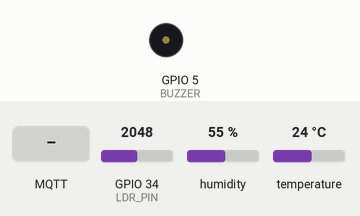
Simulated run of this sketch. Board: ESP32. Parts: buzzer (waves = sounding). The test bench sets the inputs (shaded band); at power-on: GPIO 34 (LDR_PIN) = 2048, humidity 55 %, temperature 24 °C. WiFi joins after 1.5 s; servers stay silent unless stated; no MQTT or app messages arrive unless stated; what the sketch prints to the serial monitor is not drawn.

Above: at 2.7 s.
2.8 s: MQTT message "1" arrives on the first subscribed topic
At 4.1 s:
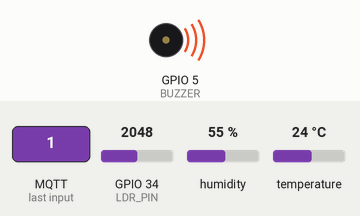
4.4 s: MQTT message "CSE-ADMIN-SCH-ON" arrives on the first subscribed topic
At 5.2 s:
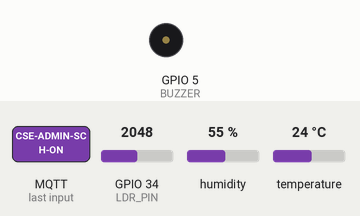
Timing chart, 0 to 7.4 s (numbered marks = the images above; inputs shaded):
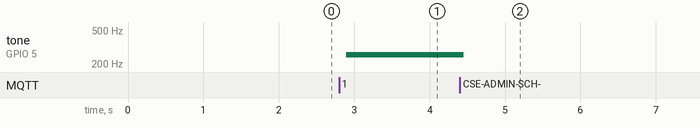

The sketch:

testing2.ino
```cpp
#include <WiFi.h>
#include <PubSubClient.h>
#include <DHTesp.h>
#include <NTPClient.h>
#include <WiFiUdp.h>

#define DHTPIN 12
#define BUZZER 5
#define LDR_PIN 34 // Analog pin for LDR

WiFiClient espClient;
PubSubClient mqttClient(espClient);
WiFiUDP ntpUDP;
NTPClient timeClient(ntpUDP);

char tempAr[6];
char lightAr[6];
DHTesp dhtSensor;
bool isScheduleON = false;
unsigned long scheduledOnTime;

// LDR variables
float ldrReadings[24]; // Store 24 readings (2 min / 5 sec = 24)
int ldrIndex = 0;
unsigned long lastLdrSample = 0;
unsigned long lastLdrPublish = 0;
int sampleInterval = 5000; // Default 5 seconds (in ms)
int sendInterval = 120000; // Default 2 minutes (in ms)
int ldrReadingCount = 0;

void setup() {
  Serial.begin(115200);
  setupWifi();
  setupMqtt();
  dhtSensor.setup(DHTPIN, DHTesp::DHT22);
  timeClient.begin();
  timeClient.setTimeOffset(5.5 * 3600);
  pinMode(BUZZER, OUTPUT);
  digitalWrite(BUZZER, LOW);
  pinMode(LDR_PIN, INPUT);
}

void loop() {
  if (!mqttClient.connected()) {
    connectToBroker();
  }
  mqttClient.loop();

  // Temperature update
  updateTemperature();
  Serial.println("Temperature: " + String(tempAr));
  mqttClient.publish("CSE-ADMIN-TEMP", tempAr);

  // LDR sampling
  unsigned long currentMillis = millis();
  if (currentMillis - lastLdrSample >= sampleInterval) {
    readLdr();
    lastLdrSample = currentMillis;
  }

  // Publish LDR average
  if (currentMillis - lastLdrPublish >= sendInterval && ldrReadingCount >= 24) {
    publishLdrAverage();
    lastLdrPublish = currentMillis;
  }

  checkSchedule();
  delay(100);
}

void buzzerOn(bool on) {
  if (on) {
    tone(BUZZER, 256);
  } else {
    noTone(BUZZER);
  }
}

void setupMqtt() {
  mqttClient.setServer("broker.hivemq.com", 1883);
  mqttClient.setCallback(receiveCallback);
}

void receiveCallback(char* topic, byte* payload, unsigned int length) {
  Serial.print("Message arrived [");
  Serial.print(topic);
  Serial.println("] ");
  char payloadCharAr[length + 1];
  for (int i = 0; i < length; i++) {
    payloadCharAr[i] = (char)payload[i];
  }
  payloadCharAr[length] = '\0';
  Serial.println(payloadCharAr);

  if (strcmp(topic, "CSE-ADMIN-MAIN-ON-OFF") == 0) {
    buzzerOn(payloadCharAr[0] == '1');
  } else if (strcmp(topic, "CSE-ADMIN-SCH-ON") == 0) {
    if (payloadCharAr[0] == 'N') {
      isScheduleON = false;
    } else {
      isScheduleON = true;
      scheduledOnTime = atol(payloadCharAr);
    }
  } else if (strcmp(topic, "CSE-ADMIN-LDR-SAMPLE-INTERVAL") == 0) {
    sampleInterval = atoi(payloadCharAr) * 1000; // Convert seconds to ms
    ldrIndex = 0; // Reset readings
    ldrReadingCount = 0;
  } else if (strcmp(topic, "CSE-ADMIN-LDR-SEND-INTERVAL") == 0) {
    sendInterval = atoi(payloadCharAr) * 1000; // Convert seconds to ms
    ldrIndex = 0; // Reset readings
    ldrReadingCount = 0;
  }
}

void connectToBroker() {
  while (!mqttClient.connected()) {
    Serial.println("Attempting MQTT connection...");
    if (mqttClient.connect("ESP32Client")) {
      Serial.println("connected");
      mqttClient.subscribe("CSE-ADMIN-MAIN-ON-OFF");
      mqttClient.subscribe("CSE-ADMIN-SCH-ON");
      mqttClient.subscribe("CSE-ADMIN-LDR-SAMPLE-INTERVAL");
      mqttClient.subscribe("CSE-ADMIN-LDR-SEND-INTERVAL");
    } else {
      Serial.print("failed, rc=");
      Serial.println(mqttClient.state());
      delay(5000);
    }
  }
}

void updateTemperature() {
  TempAndHumidity data = dhtSensor.getTempAndHumidity();
  String(data.temperature, 2).toCharArray(tempAr, 6);
}

void setupWifi() {
  Serial.println("Connecting to WiFi...");
  WiFi.begin("Wokwi-GUEST", "");
  while (WiFi.status() != WL_CONNECTED) {
    delay(500);
    Serial.print(".");
  }
  Serial.println("\nWiFi connected");
  Serial.println("IP address: " + WiFi.localIP().toString());
}

unsigned long getTime() {
  timeClient.update();
  return timeClient.getEpochTime();
}

void checkSchedule() {
  if (isScheduleON) {
    unsigned long currentTime = getTime();
    if (currentTime > scheduledOnTime) {
      buzzerOn(true);
      isScheduleON = false;
      mqttClient.publish("CSE-ADMIN-MAIN-ON-OFF-ESP", "1");
      mqttClient.publish("CSE-ADMIN-SCH-ESP-ON", "0");
      Serial.println("Scheduled ON time");
    }
  } else {
    if (mqttClient.connected()) {
      mqttClient.publish("CSE-ADMIN-MAIN-ON-OFF", "0");
    }
  }
}

void readLdr() {
  int rawValue = analogRead(LDR_PIN); // 0 to 4095
  float normalized = rawValue / 4095.0; // Normalize to 0-1
  ldrReadings[ldrIndex] = normalized;
  ldrIndex = (ldrIndex + 1) % 24;
  if (ldrReadingCount < 24) ldrReadingCount++;
}

void publishLdrAverage() {
  if (ldrReadingCount == 0) return;
  float sum = 0;
  for (int i = 0; i < ldrReadingCount; i++) {
    sum += ldrReadings[i];
  }
  float average = sum / ldrReadingCount;
  String(average, 2).toCharArray(lightAr, 6);
  mqttClient.publish("CSE-ADMIN-LDR-AVG", lightAr);
  Serial.println("LDR Average: " + String(lightAr));
}
```

Measured:
- after the input at 2.8 s, tone on GPIO 5 (BUZZER): silent → 256 Hz after 0.09 s
- after the input at 4.4 s, tone on GPIO 5 (BUZZER): 256 Hz → silent after 0.06 s
